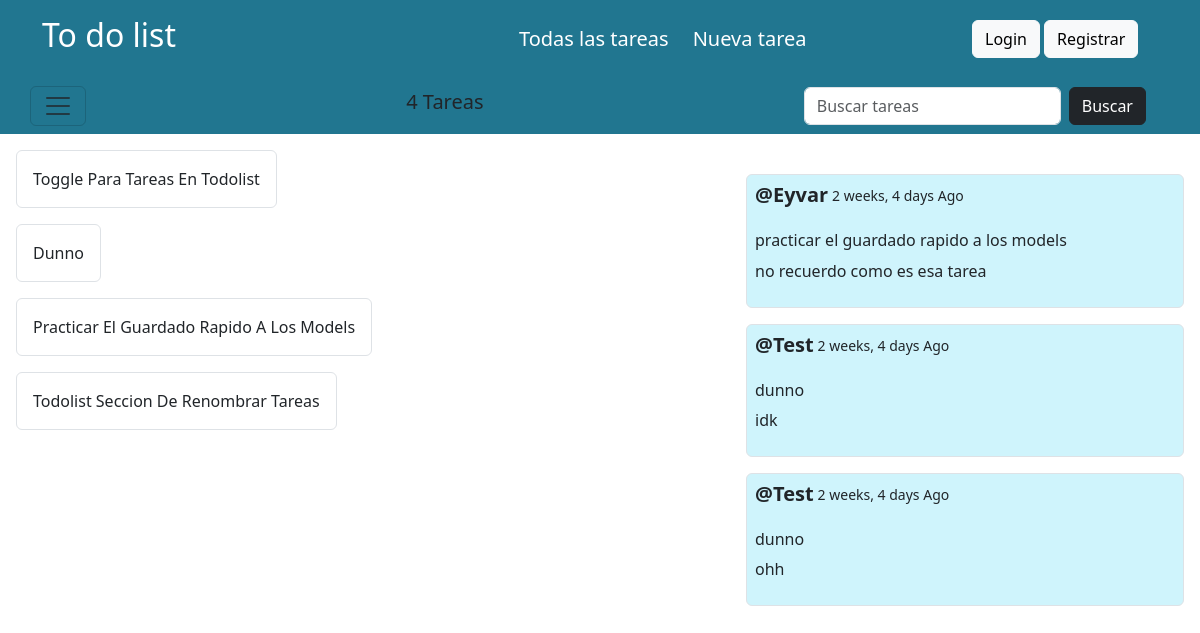
Before: / with the older database file.
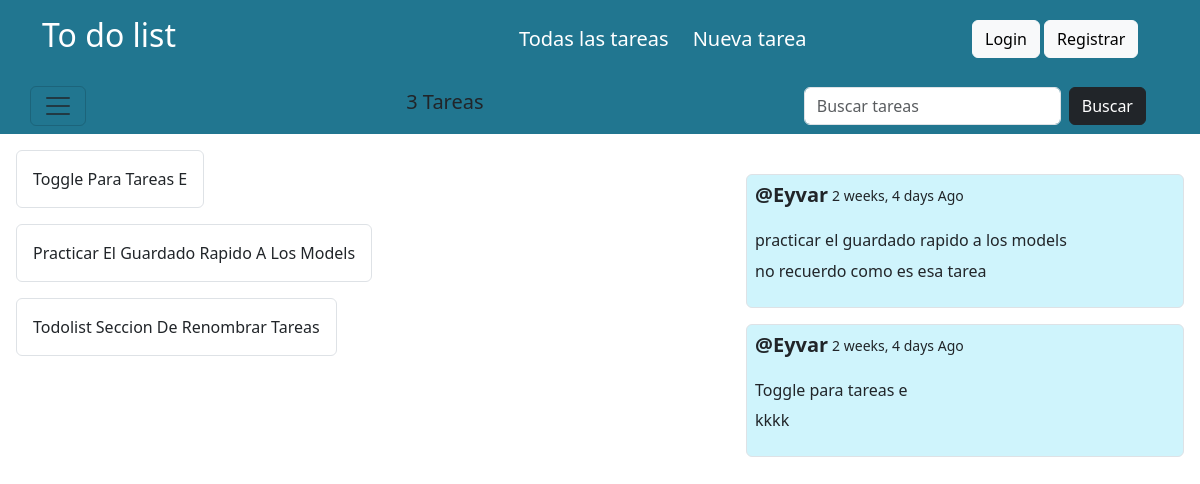
After: the same page with the newer database file.
### app/models.py (models this page shows, shortened)
class task(models.Model):
    user = models.ForeignKey(User, verbose_name=("Persona"), on_delete=models.CASCADE)
    name = models.CharField(("Tarea"), max_length=50)
    day = models.ForeignKey(days, verbose_name=("Dia"), on_delete=models.CASCADE)
    checkout = models.BooleanField(("Hecho"), default=False)
    created = models.DateTimeField(("Creado"), auto_now_add=True)
    updated = models.DateTimeField(("Actualizado"), auto_now=True)
    class Meta:
        ordering = ['-updated','-created']
    def __str__(self) -> str:
        return self.name

class Messages(models.Model):
    user = models.ForeignKey(User, verbose_name=("Usuario"), on_delete=models.CASCADE)
    task = models.ForeignKey(task, verbose_name=("Tarea"), on_delete=models.CASCADE,blank=True)
    body = models.TextField((""))
    created = models.DateTimeField(("Creado"), auto_now_add=True)
    updated = models.DateTimeField(("Actualizado"), auto_now=True)

### app/views.py (the view)
# urls.py: path('',views.Home,name='home'),
def Home(request):
    coments = Messages.objects.all()
    querry = request.GET.get('buscar')
    if querry:
        querry = task.objects.filter(
            Q(name__icontains = querry)|
            Q(day__name__icontains = querry)
        )
    else:
        querry = task.objects.all()
    day = days.objects.all()
    listcount = querry.count()
    context = {
        'listcount':listcount,
        'comment':coments,
        'dias':day,
        'tasks':querry
    }
    return render(request,'app/home.html',context)

### app/templates/app/home.html (shortened to what this page needs)
{%extends 'base.html' %}
{%load static%}
{%block content%}
<div class="row ">
    <div class="col-md-5 col-sm-5">
        <div class="container-fluid  p-3  text-capitalize">
            {%for task in tasks%}
            <div class="d-flex flex-row align-content-start">
                <p class="border rounded p-3">{{task.name}}
                </p>
            </div>
            {%endfor%}
        </div>
    </div>
    <div class="col-2 ">
    </div>
    <div class="col-md-5 col-sm-5 ">
        <div class="col-md-12 col sm-12 p-4 d-flex flex-column">
            {%for comments in comment%}
                <div class="container m-2 p-0 border rounded bg-info-subtle">
                <div class="d-flex flex-row gap-1 m-0 p-2 overflow-hidden ">
                    <p class="h5 m-0 fw-bold">@{{comments.user|capfirst}}</p>
                    <p class="fw-medium"> <small> {{comments.created|timesince}} Ago</small></p>
                </div>
                <p  class="m-0 px-2 h6">{{comments.task}}</p>
                <p class="p-2 "class="fst-italic">{{comments.body}}</p>
            </div>
            {%endfor%}
        </div>
    </div>
</div>
{%endblock%}

### Plantillas/base.html (shortened to what this page needs)
<!DOCTYPE html>
{%load static%}
<html lang="en">
<head>
    <link href="https://cdn.jsdelivr.net/npm/bootstrap@5.3.0-alpha3/dist/css/bootstrap.min.css" rel="stylesheet">
    <link rel='stylesheet' href='https://cdn-uicons.flaticon.com/uicons-regular-rounded/css/uicons-regular-rounded.css'>
    <link rel="stylesheet" href="{% static 'styles/style.css'%}">
    <link rel='stylesheet' href='https://cdn-uicons.flaticon.com/uicons-solid-straight/css/uicons-solid-straight.css'>
</head>
<body>
    {%include 'nav.html'%}
    {%block content%}
    {%endblock%}
</body>
</html>

### Plantillas/nav.html (shortened to what this page needs)
{%load static%}
<nav>
    <div class="row bg">
        <div class="navbar p-3 ">
            <div class="container ">
                <div class="col-sm-4 col-md-5 ">
                    <div class="h2 ptodo">
                        To do list
                    </div>
                </div>
                <div class="col-sm-4 col-md-5">
                    <div class="container-fluid d-flex flex-row flex-wrap gap-4">
                        <a href="{%url 'home'%}" class="nav-link plink">Todas las tareas</a>
                        <a href="{%url 'addtask' %}" class=" nav-link plink">Nueva tarea</a>
                    </div>
                </div>
                <div class="col-sm-4 col-md-2 ">
                    {%if request.user.is_authenticated%}
                        <div class="nav-item  ">
                            <div class="btn btn-light ">
                                <a href="{%url 'logoutUser' %}" class="nav-link ">logout</a>
                            </div>
                        </div>
                    {%else%}
                    <div class="nav-item  ">
                        <div class="btn btn-light ">
                            <a href="{%url 'login'%}" class="nav-link ">Login</a>
                        </div>
                        <div class="btn btn-light ">
                            <a href="{%url 'register'%}" class="nav-link ">Registrar</a>
                        </div>
                    </div>
                    {%endif%}
                </div>
            </div>
        </div>
        <div class="row prow">
                <nav class="navbar">
                    <div class="container ">
                        <button class="navbar-toggler " type="button" data-bs-toggle="collapse" data-bs-target="#navbarToggleExternalContent">
                            <span class="navbar-toggler-icon"></span>
                        </button>
                        {%if listcount == 0%}
                            <div class="lead h2">No hay ninguna tarea por realizar</div>
                        {%elif listcount == 1%}
                            <div class="lead h2"></div>
                        {%else%}
                            <div class="lead h2">{{listcount}} Tareas</div>
                        {%endif%}
                        <form action="{%url 'home'%}" method="get">
                            <div class="d-flex gap-2">
                                    <input type="text" placeholder="Buscar tareas" class="form-control" name="buscar">
                                    <button type="submit" class="input btn btn-dark">Buscar</button>
                            </div>
                            </form>
                    </div>
                </nav>
        </div>
    </div>
</nav>

### static/styles/style.css (style rules this page uses)
a { text-decoration: none; }
.bg { background-color: rgb(33, 118, 144); }
.ptodo { color: white; }
.plink { color: white; transition: all 0.5s; font-size: 20px; }

Changed rows visible on the page:
removed task: name "Dunno"
removed Messages: user "Test", created "2 weeks, 4 days", task "dunno", body "idk"
removed Messages: user "Test", created "2 weeks, 4 days", task "dunno", body "ohh"
changed task: name "Toggle Para Tareas En Todolist" → "Toggle Para Tareas E"
added Messages: user "Eyvar", created "2 weeks, 4 days", task "Toggle para tareas e", body "kkkk"
Other visible differences:
{{ listcount }}: "4" → "3"
